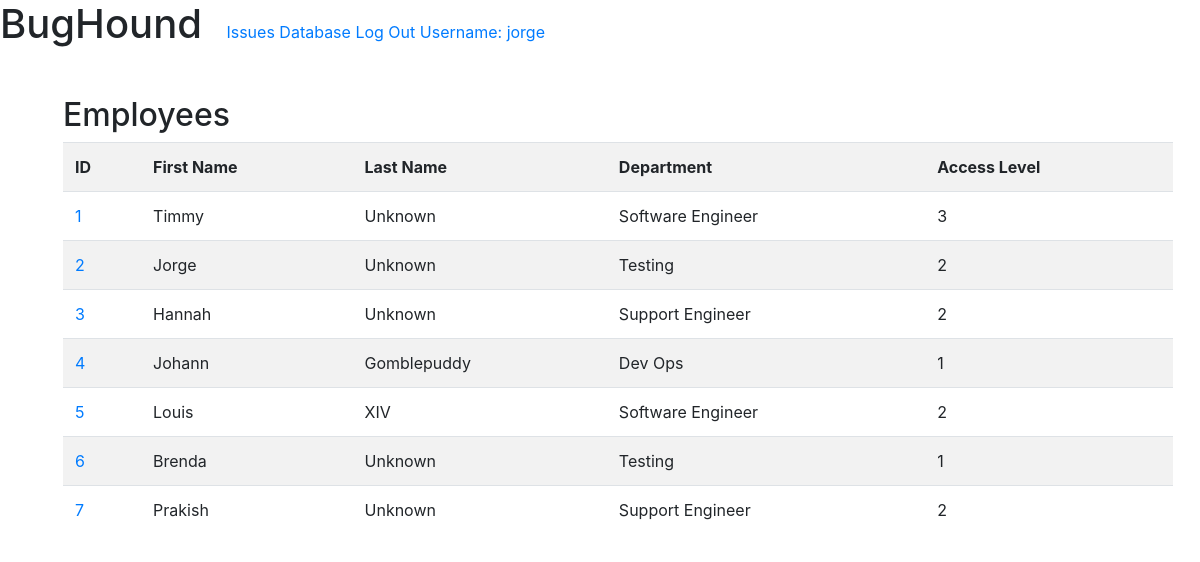
Page /employees/ (signed in) on the committed database.
### issues/models.py (models this page shows, shortened)
class Employee(models.Model):
    levelChoices = (
        (1, '1'),
        (2, '2'),
        (3, '3'),
    )
    user = models.OneToOneField(User, on_delete=models.CASCADE, unique=True)
    first_name = models.CharField(max_length=200)
    last_name = models.CharField(max_length=200)
    level = models.IntegerField(choices=levelChoices, default=1)
    department = models.ForeignKey(Department, on_delete=models.CASCADE, null=True, blank=True)

class Department(models.Model):
    name = models.CharField(
        max_length=200,
        unique=True,
        null=False,
        blank=False)
    def __str__(self):
        return self.name

### issues/views.py (the view)
# urls.py: path('employees/', employee_view, name='employee_view'),
def employee_view(request):
    employees = Employee.objects.all()
    if request.method == 'POST':
        form = EmployeeForm(request.POST)
        if form.is_valid():
            data = form.cleaned_data
            newUser = User.objects.create_user(username=data['username'],
                            password=data['password'])
            if data['level'] > 2:
                newUser.is_superuser = True
            newUser.is_staff = True
            employee = Employee(name=data['name'],
                                username=data['username'],
                                level=data['level'],
                                password=data['password'],
                                departmentID=data['departmentID'])
            employee.save()
            newUser.save()
    else:
        form = EmployeeForm()
    print(dir(employees[0]))
    context = {
        'employees' : employees,
        'form' : form
        }
    return render(request, 'issues/pages/employees/employees.html', context)

### issues/templates/issues/pages/employees/employees.html
{% extends "issues/base.html" %}
{% load crispy_forms_tags %}
{% block content %}
  <h2>Employees</h2>
  <table class="table table-striped">
    <tr>
      <th>ID</th>
      <th>First Name</th>
      <th>Last Name</th>
      <th>Department</th>
      <th>Access Level</th>
    </tr>
    {% for employee in employees %}
    <tr>
      <td><a href="{% url 'EmployeeUpdateView' employee.id%}" >{{ employee.id }}</a></td>
      <td>{{ employee.first_name }}</td>
      <td>{{ employee.last_name }}</td>
      <td>{{ employee.department }}</td>
      <td>{{ employee.level }}</td>
    </tr>
  {% endfor %}
  </table >
{% endblock %}

### issues/templates/issues/base.html (shortened to what this page needs)
<!doctype html>
<html lang="en">
  <head>
    <link rel="stylesheet" href="https://stackpath.bootstrapcdn.com/bootstrap/4.4.1/css/bootstrap.min.css">
  </head>
  <body>
    <header>
      <h1 style="display: inline; margin-right:20px;">BugHound</h1>
      <nav style="display: inline;">
        <a href="{% url 'IssueListView' %}">Issues</a>
        <a href="{% url 'database_view' %}">Database</a>
        <a href="{% url 'logout_view' %}">Log Out</a>
        {% if request.user.username %}
          <a href="">Username: {{request.user.username}}</a>
        {% endif %}
      </nav>
    </header>
    <div class="container m-5">
      {% block content %}
      {% endblock %}
    </div>
  </body>
</html>

### rows in the picture
Employee: id "1", first_name "Timmy", last_name "Unknown", department "Software Engineer", level "3"
Employee: id "2", first_name "Jorge", last_name "Unknown", department "Testing", level "2"
Employee: id "3", first_name "Hannah", last_name "Unknown", department "Support Engineer", level "2"
Employee: id "4", first_name "Johann", last_name "Gomblepuddy", department "Dev Ops", level "1"
Employee: id "5", first_name "Louis", last_name "XIV", department "Software Engineer", level "2"
Employee: id "6", first_name "Brenda", last_name "Unknown", department "Testing", level "1"
Employee: id "7", first_name "Prakish", last_name "Unknown", department "Support Engineer", level "2"

### other values in the picture
{{ request.user.username }} "jorge"
